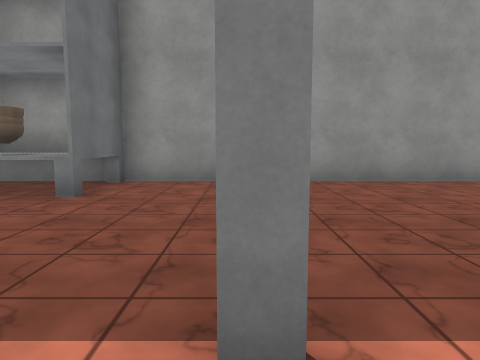
View 1 (above)

19 first-person views from a walk through a scene from a Unity 3-D project. The camera is 1.4 m above the floor, tilts 6° down and sees 70° across. The floor is counted in squares, 2 m on a side. Each view is taken from the middle of a square. On the plan, view 1 faces up. The plan holds only what a view shows up to about 11 squares ahead; the rest is blank. The player character is not drawn. Surface patterns are stand-ins for the level's own textures.

View 2
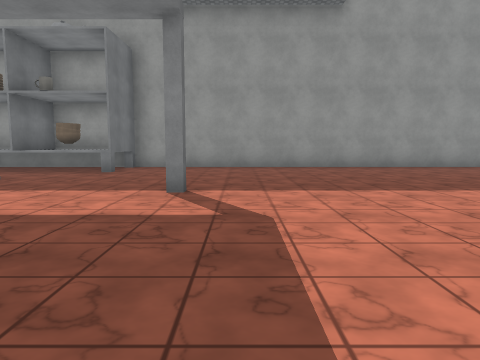

View 3
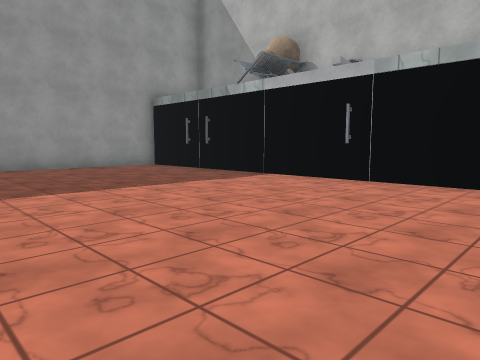

View 4
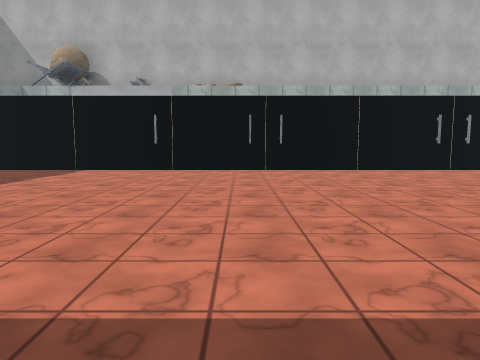

View 5
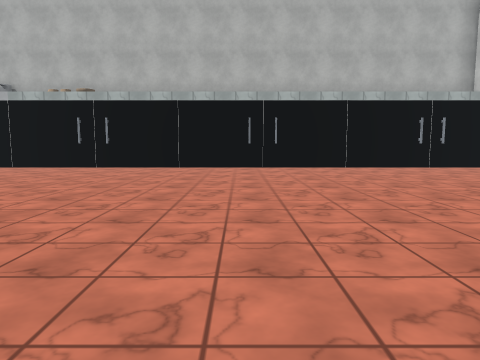

View 6
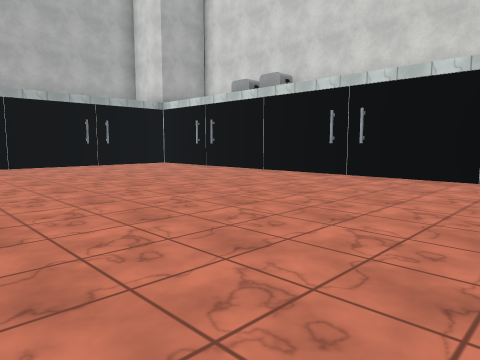

View 7
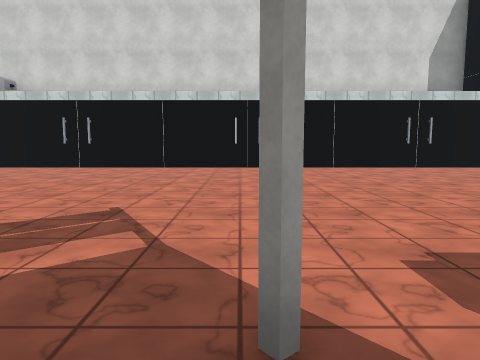

View 8
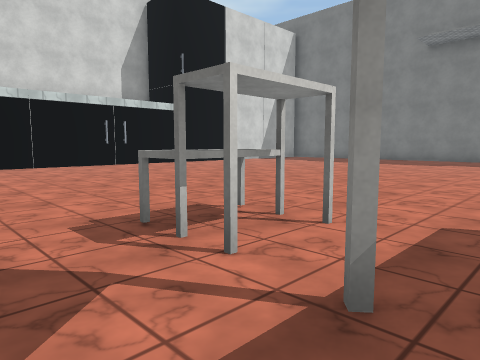

View 9
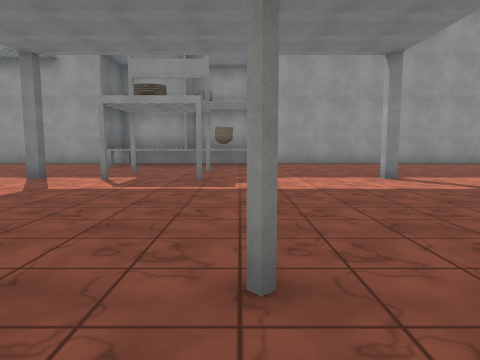

View 10
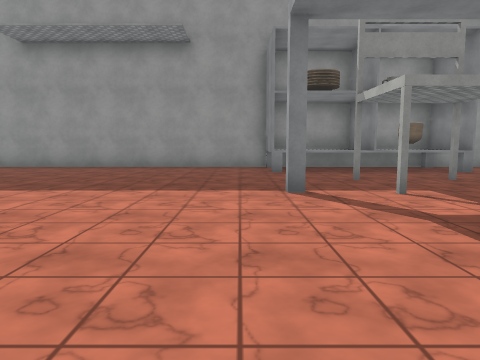

View 11
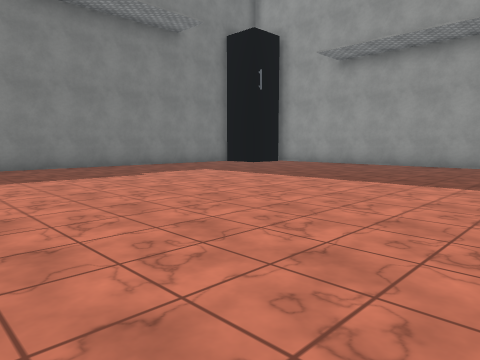

View 12
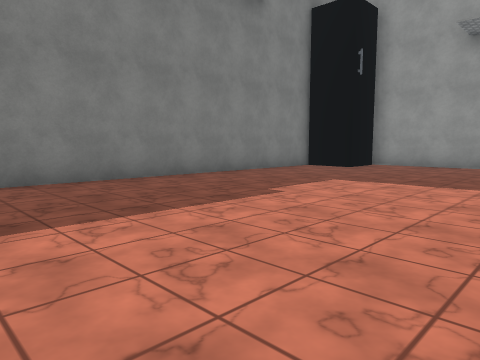

View 13
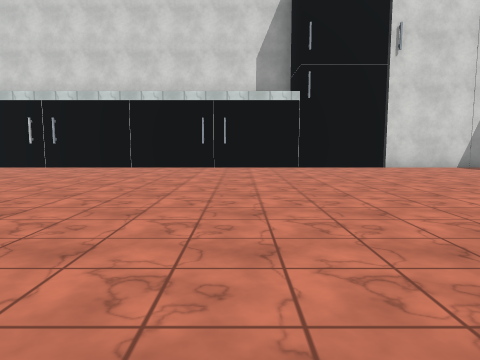

View 14
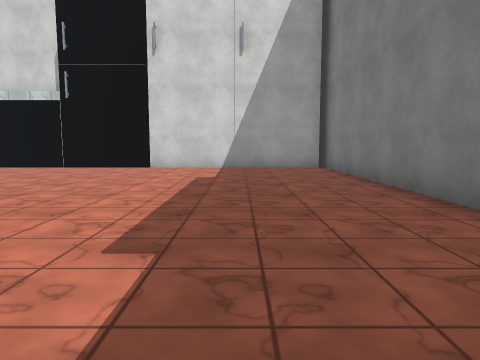

View 15
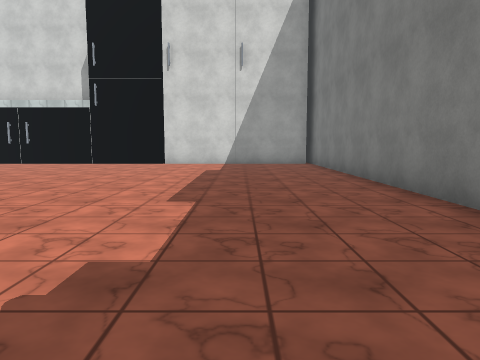

View 16
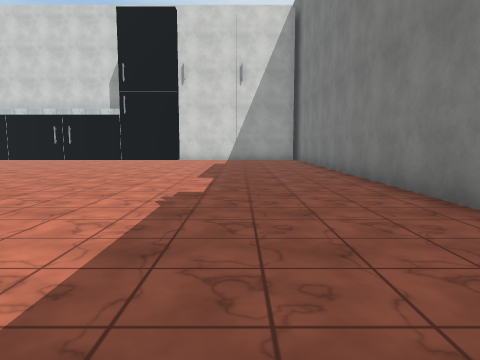

View 17
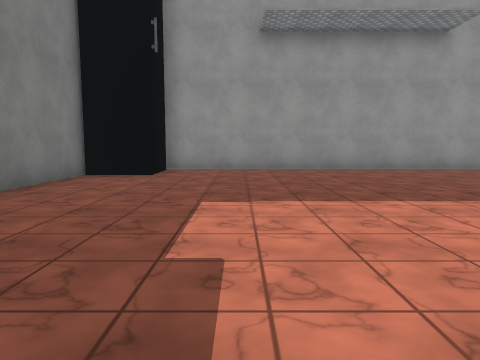

View 18
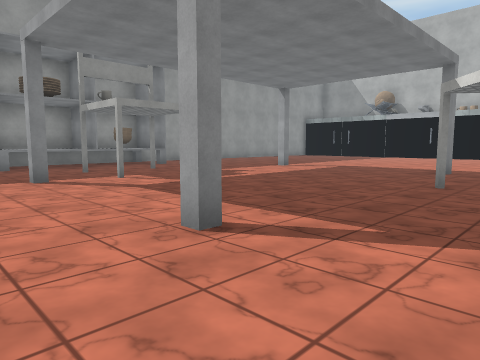

View 19
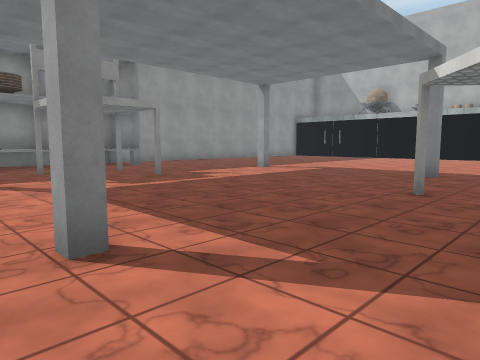

### Floor plan
Key: @ floor where view 1 was taken; # wall or solid block; . floor; ^ raised ledge; O other object.
Columns run from 19 left of view 1 to 10 right of it. Each row starts with its distance up from view 1.
  7   ##########################
  6   #.........#^^^#...........
  5 ###.........^^^OO............#
  4 #............................#
  3 #............#.#.............#
  2 #............................#
  1 #..............#...#.........#
  0 #..................@.........#
 -1 #............................#
 -2 #............................#
 -3 #............................#
 -4 #...........#...#..#.........#
 -5 #............................#
 -6 #..............#.   .........#
 -7 #.............O.#. ..........#
 -8 #............................#
 -9 #............................#
-10 #............................#
-11 #............................#
-12 #............................#
-13 #............................#
-14 #............................#
-15 #.......................... .#
-16 #..........O#...O#...O#...
-17 ###########  ###  ###  ###

Positions as (right, up) in squares from view 1, and headings:
1: (0, 0), facing up
2: (1, -4), facing up
3: (3, -4), facing up-right
4: (0, -3), facing right
5: (-1, -8), facing right
6: (-2, -9), facing down-right
7: (-3, -6), facing down
8: (-3, -5), facing down-left
9: (-3, -6), facing up
10: (-8, -4), facing up
11: (-8, -5), facing up-left
12: (-12, -5), facing up-left
13: (-9, -6), facing down
14: (-16, -6), facing down
15: (-16, -4), facing down
16: (-16, -1), facing down
17: (-15, -3), facing up
18: (-9, -6), facing up-right
19: (-8, -6), facing up-right
